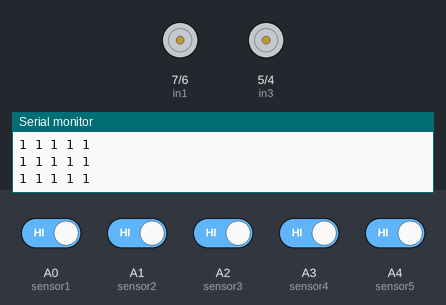
A sketch run on a simulated Arduino Uno, built with avr-gcc and run on an emulated ATmega328P. Shown: motor-driver pin pairs drawn as motors (green arrow = first pin HIGH = forward, orange = second pin HIGH = backward, longer = more drive, scaled by the enable pin), the last lines printed to the serial monitor. The test bench sets the inputs (shaded band); at power-on: A0 (sensor1), A1 (sensor2), A2 (sensor3), A3 (sensor4), A4 (sensor5) HIGH.

Above: at 1.2 s.
1.3 s: A0 (sensor1) driven LOW
At 1.7 s:
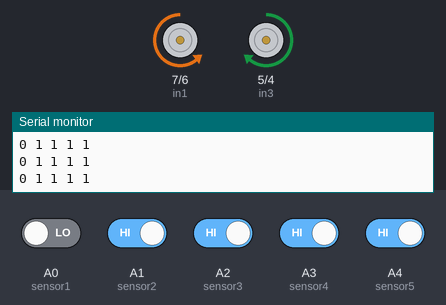
2.8 s: A2 (sensor3) driven LOW
At 3.3 s:
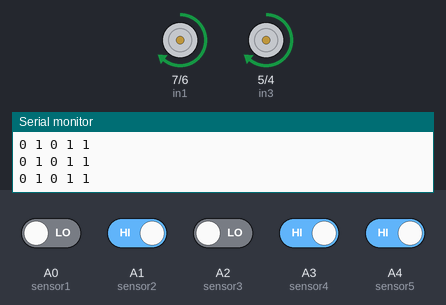
4.3 s: A3 (sensor4) driven LOW
At 4.9 s:
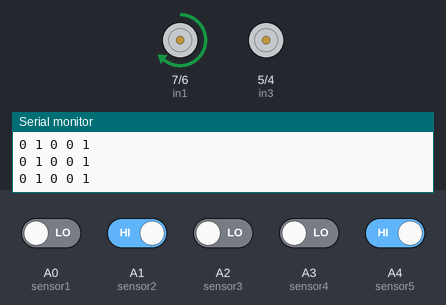
5.8 s: A3 (sensor4) driven HIGH
At 6.6 s:
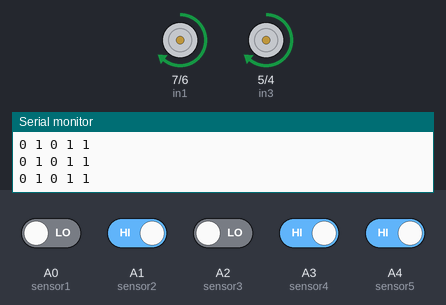
7.3 s: A1 (sensor2) driven LOW
At 8.5 s:
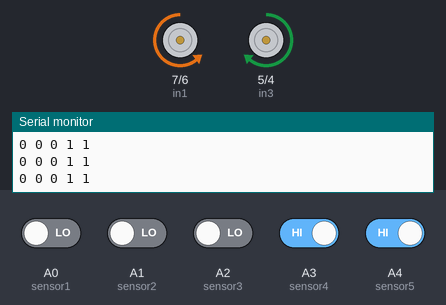
8.8 s: A0 (sensor1) driven HIGH
At 9.2 s:
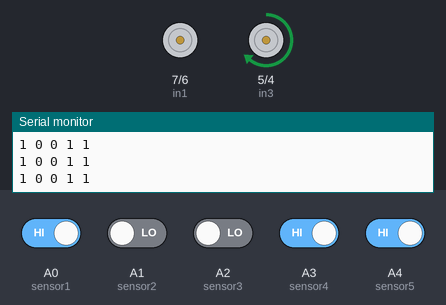
Timing chart, 0 to 11.3 s (numbered marks = the images above; inputs shaded):
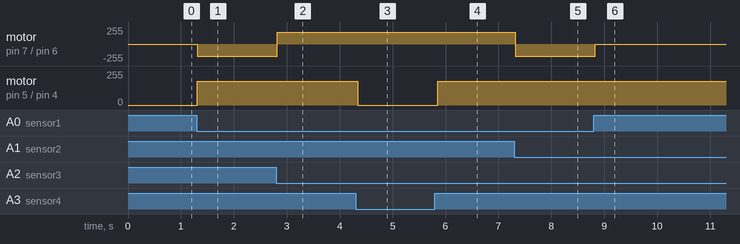

Measured:
- after the input at 1.3 s, motor on pin 7 (in1) / pin 6 (in2): stopped → backward 180/255 at once; motor on pin 5 (in3) / pin 4 (in4): stopped → forward 180/255 at once
- after the input at 2.8 s, motor on pin 7 (in1) / pin 6 (in2): backward 180/255 → forward 180/255 at once
- after the input at 4.3 s, motor on pin 5 (in3) / pin 4 (in4): forward 180/255 → stopped at once
- after the input at 5.8 s, motor on pin 5 (in3) / pin 4 (in4): stopped → forward 180/255 after 0.05 s
- after the input at 7.3 s, motor on pin 7 (in1) / pin 6 (in2): forward 180/255 → backward 180/255 at once
- after the input at 8.8 s, motor on pin 7 (in1) / pin 6 (in2): backward 180/255 → stopped at once

The sketch:

robot_line_follower.ino
```cpp
// Pin sensor TCRT5000
const int sensor1 = A0; // paling kiri
const int sensor2 = A1;
const int sensor3 = A2; // tengah
const int sensor4 = A3;
const int sensor5 = A4; // paling kanan

// Motor kanan (motor A)
const int in1 = 7;
const int in2 = 6;

// Motor kiri (motor B)
const int in3 = 5;
const int in4 = 4;

// Kecepatan motor (PWM)
const int ena = 9; // motor kanan (PWM)
const int enb = 10; // motor kiri (PWM)

// Nilai pembacaan sensor (LOW = garis hitam, HIGH = putih)
int s1, s2, s3, s4, s5;

void setup() {
  pinMode(sensor1, INPUT);
  pinMode(sensor2, INPUT);
  pinMode(sensor3, INPUT);
  pinMode(sensor4, INPUT);
  pinMode(sensor5, INPUT);

  pinMode(in1, OUTPUT);
  pinMode(in2, OUTPUT);
  pinMode(in3, OUTPUT);
  pinMode(in4, OUTPUT);
  pinMode(ena, OUTPUT);
  pinMode(enb, OUTPUT);

  Serial.begin(9600);
}

void loop() {
  s1 = digitalRead(sensor1);
  s2 = digitalRead(sensor2);
  s3 = digitalRead(sensor3);
  s4 = digitalRead(sensor4);
  s5 = digitalRead(sensor5);

  // Tampilkan pembacaan sensor di Serial Monitor
  Serial.print(s1); Serial.print(" ");
  Serial.print(s2); Serial.print(" ");
  Serial.print(s3); Serial.print(" ");
  Serial.print(s4); Serial.print(" ");
  Serial.println(s5);

  // Logika line follower dasar
  if (s3 == LOW && s2 == HIGH && s4 == HIGH) {
    maju(); // garis di tengah
  }
  else if (s2 == LOW && s1 == HIGH) {
    kiri(); // garis ke kiri
  }
  else if (s4 == LOW && s5 == HIGH) {
    kanan(); // garis ke kanan
  }
  else if (s1 == LOW) {
    putarKiri(); // belok tajam kiri
  }
  else if (s5 == LOW) {
    putarKanan(); // belok tajam kanan
  }
  else {
    berhenti(); // tidak menemukan garis
  }

  delay(50);
}

void maju() {
  digitalWrite(in1, HIGH);
  digitalWrite(in2, LOW);
  digitalWrite(in3, HIGH);
  digitalWrite(in4, LOW);
  analogWrite(ena, 180);
  analogWrite(enb, 180);
}

void kiri() {
  digitalWrite(in1, LOW);
  digitalWrite(in2, LOW);
  digitalWrite(in3, HIGH);
  digitalWrite(in4, LOW);
  analogWrite(ena, 0);
  analogWrite(enb, 180);
}

void kanan() {
  digitalWrite(in1, HIGH);
  digitalWrite(in2, LOW);
  digitalWrite(in3, LOW);
  digitalWrite(in4, LOW);
  analogWrite(ena, 180);
  analogWrite(enb, 0);
}

void putarKiri() {
  digitalWrite(in1, LOW);
  digitalWrite(in2, HIGH);
  digitalWrite(in3, HIGH);
  digitalWrite(in4, LOW);
  analogWrite(ena, 180);
  analogWrite(enb, 180);
}

void putarKanan() {
  digitalWrite(in1, HIGH);
  digitalWrite(in2, LOW);
  digitalWrite(in3, LOW);
  digitalWrite(in4, HIGH);
  analogWrite(ena, 180);
  analogWrite(enb, 180);
}

void berhenti() {
  digitalWrite(in1, LOW);
  digitalWrite(in2, LOW);
  digitalWrite(in3, LOW);
  digitalWrite(in4, LOW);
  analogWrite(ena, 0);
  analogWrite(enb, 0);
}
```
